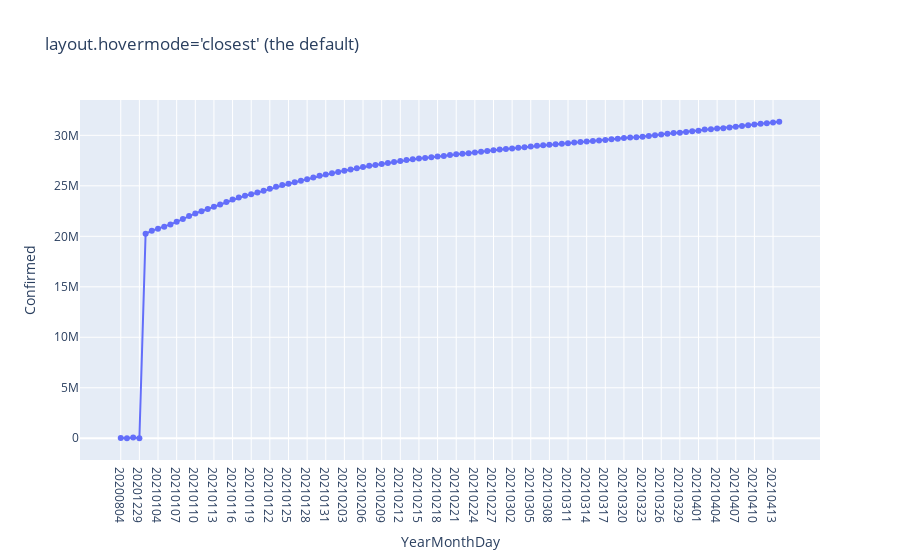

The cell this chart's notebook holds for it:
### Code cell
# hoverable plot
import plotly.express as px

fig = px.line(US_cases_grouped, x="YearMonthDay", y="Confirmed", title="layout.hovermode='closest' (the default)")
fig.update_traces(mode="markers+lines")
#, color="country"
fig.show()
